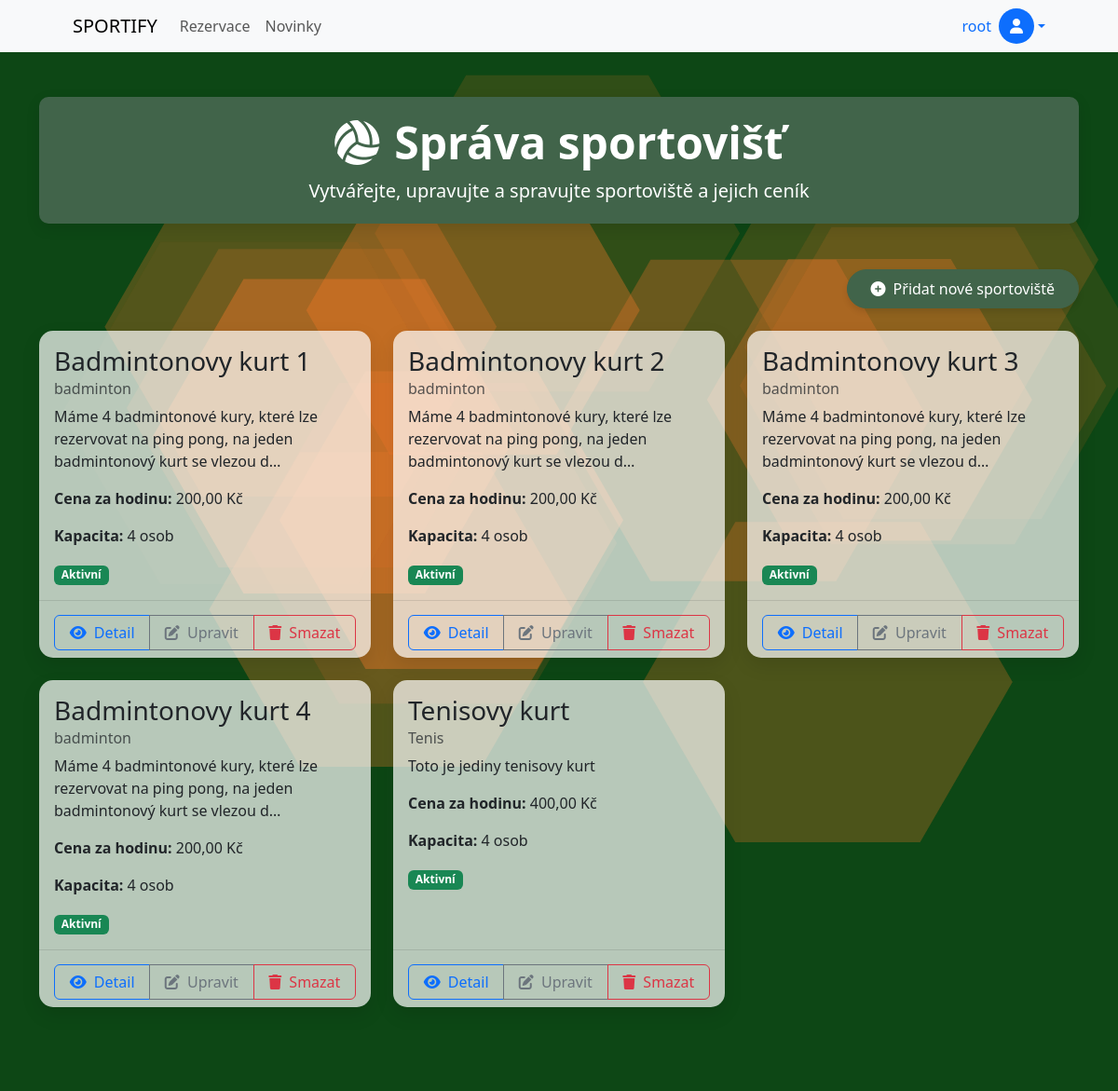
Page /hriste-management/ (signed in) on the committed database.
### rezervace/models.py (models this page shows, shortened)
class Uzivatele(models.Model):
    id = models.AutoField(primary_key=True)
    user = models.OneToOneField(User, on_delete=models.CASCADE, related_name='uzivatele')
    jmeno = models.CharField(max_length=50)
    prijmeni = models.CharField(max_length=50)
    email = models.EmailField(max_length=100, unique=True)
    telefon = models.CharField(max_length=20)
    role = models.CharField(max_length=10, choices=ROLE_CHOICES, default='user')
    datum_reg = models.DateTimeField(default=timezone.now)
    posledni_aktualizace = models.DateTimeField(auto_now=True)
    typ_zakaznika = models.ForeignKey(TypZakaznika, on_delete=models.SET_NULL, null=True, related_name='uzivatele')

class Hriste(models.Model):
    nazev = models.CharField(max_length=100)
    typ = models.CharField(max_length=50)
    popis = models.TextField()
    cena_hodina = models.DecimalField(max_digits=8, decimal_places=2)
    kapacita = models.IntegerField()
    aktivni = models.BooleanField(default=True)

### rezervace/views.py (the view)
# urls.py: path('hriste-management/', views.hriste_management, name='hriste_management'),
@login_required
def hriste_management(request):
    if not is_admin(request.user):
        messages.error(request, "Tato stránka je přístupná pouze pro administrátory.")
        return redirect('profile')
    hriste_list = Hriste.objects.all().order_by('nazev')
    return render(request, 'rezervace/hriste_management.html', {
        'hriste_list': hriste_list
    })

### rezervace/views.py (called while the page is built)
def is_admin(user):
    try:
        return user.is_authenticated and (user.is_staff or user.is_superuser)
    except:
        return False

### templates/rezervace/hriste_management.html (shortened to what this page needs)
{% extends 'base.html' %}
{% load static %}
{% block content %}
<div class="container my-5">
    <div class="row mb-4">
        <div class="col-12">
            <div class="section-header">
                <h1 class="display-5 fw-bold mb-2"><i class="fas fa-volleyball-ball me-3"></i>Správa sportovišť</h1>
                <p class="lead mb-0">Vytvářejte, upravujte a spravujte sportoviště a jejich ceník</p>
            </div>
        </div>
    </div>
    <div class="row mb-4">
        <div class="col-12 text-end">
            <a href="{% url 'hriste_create' %}" class="btn btn-primary">
                <i class="fas fa-plus-circle me-2"></i>Přidat nové sportoviště
            </a>
        </div>
    </div>
    <div class="row">
        {% if hriste_list %}
            {% for hriste in hriste_list %}
                <div class="col-md-4 mb-4">
                    <div class="card facility-card">
                        <div class="card-body">
                            <h3 class="card-title">{{ hriste.nazev }}</h3>
                            <h6 class="card-subtitle mb-2 text-muted">{{ hriste.typ }}</h6>
                            <p class="card-text">{{ hriste.popis|truncatechars:100 }}</p>
                            <p class="card-text"><strong>Cena za hodinu:</strong> {{ hriste.cena_hodina }} Kč</p>
                            <p class="card-text"><strong>Kapacita:</strong> {{ hriste.kapacita }} osob</p>
                            <p class="card-text">
                                <span class="badge {% if hriste.aktivni %}bg-success{% else %}bg-danger{% endif %}">
                                    {{ hriste.aktivni|yesno:"Aktivní,Neaktivní" }}
                                </span>
                            </p>
                        </div>
                        <div class="card-footer">
                            <div class="btn-group w-100" role="group">
                                <a href="{% url 'hriste_detail' hriste.id %}" class="btn btn-outline-primary">
                                    <i class="fas fa-eye me-1"></i> Detail
                                </a>
                                <a href="{% url 'hriste_update' hriste.id %}" class="btn btn-outline-secondary">
                                    <i class="fas fa-edit me-1"></i> Upravit
                                </a>
                                <a href="{% url 'hriste_delete' hriste.id %}" class="btn btn-outline-danger"
                                   onclick="return confirm('Opravdu chcete smazat toto sportoviště?');">
                                    <i class="fas fa-trash me-1"></i> Smazat
                                </a>
                            </div>
                        </div>
                    </div>
                </div>
            {% endfor %}
        {% endif %}
    </div>
</div>
{% endblock %}

### templates/includes/navbar.html (shortened to what this page needs)
<nav class="navbar navbar-expand-lg navbar-light bg-light">
    <div class="container px-5">
        <a class="navbar-brand" href="{% url 'index' %}">SPORTIFY</a>
        <div class="collapse navbar-collapse" id="navbarNav">
            <ul class="navbar-nav me-auto mb-2 mb-lg-0">
                <li class="nav-item">
                    <a class="nav-link" href="{% url 'hriste' %}">Rezervace</a>
                </li>
                <li class="nav-item">
                    <a class="nav-link" href="{% url 'novinky' %}">Novinky</a>
                </li>
            </ul>
            <div class="d-flex align-items-center">
                {% if user.is_authenticated %}
                    <div class="dropdown">
                        <a class="dropdown-toggle d-flex align-items-center text-decoration-none" href="#" id="userDropdown" role="button" data-bs-toggle="dropdown" aria-expanded="false">
                            <span class="me-2">{{ user.uzivatele.jmeno }}</span>
                            <div class="rounded-circle bg-primary text-white d-flex justify-content-center align-items-center" style="width: 38px; height: 38px;">
                                <i class="fas fa-user"></i>
                            </div>
                        </a>
                    </div>
                {% else %}
                    <a href="{% url 'login' %}" class="btn btn-primary"><i class="fas fa-sign-in-alt me-1"></i>Sign in</a>
                {% endif %}
            </div>
        </div>
    </div>
</nav>

### templates/rezervace/hriste_management.html (style rules this page uses)
.card { transition: all 0.3s ease; border: none; border-radius: 15px; background: rgba(255, 255, 255, 0.7); box-shadow: 0 8px 20px rgba(0, 0, 0, 0.1); }
.section-header { background-color: #41644A; color: white; border-radius: 10px; padding: 20px; box-shadow: 0 5px 15px rgba(0, 0, 0, 0.1); margin-bottom: 25px; text-align: center; }
.btn-primary { background-color: #41644A; border-color: #41644A; transition: all 0.3s ease; border-radius: 50px; padding: 8px 25px; font-weight: 500; box-shadow: 0 4px 6px rgba(0, 0, 0, 0.1); }
.facility-card { height: 100%; display: flex; flex-direction: column; }
.facility-card .card-body { flex: 1 0 auto; }
.facility-card .card-footer { background: transparent; border-top: 1px solid rgba(0,0,0,0.1); padding-top: 15px; }

### rows in the picture
Hriste: nazev "Badmintonovy kurt 1", typ "badminton", popis "Máme 4 badmintonové kury, které lze rezervovat na ping pong, na jeden badmintonový kurt se vlezou d…", cena_hodina "200,00", kapacita "4", aktivni "Aktivní"
Hriste: nazev "Badmintonovy kurt 2", typ "badminton", popis "Máme 4 badmintonové kury, které lze rezervovat na ping pong, na jeden badmintonový kurt se vlezou d…", cena_hodina "200,00", kapacita "4", aktivni "Aktivní"
Hriste: nazev "Badmintonovy kurt 3", typ "badminton", popis "Máme 4 badmintonové kury, které lze rezervovat na ping pong, na jeden badmintonový kurt se vlezou d…", cena_hodina "200,00", kapacita "4", aktivni "Aktivní"
Hriste: nazev "Badmintonovy kurt 4", typ "badminton", popis "Máme 4 badmintonové kury, které lze rezervovat na ping pong, na jeden badmintonový kurt se vlezou d…", cena_hodina "200,00", kapacita "4", aktivni "Aktivní"
Hriste: nazev "Tenisovy kurt", typ "Tenis", popis "Toto je jediny tenisovy kurt", cena_hodina "400,00", kapacita "4", aktivni "Aktivní"

### other values in the picture
{{ user.uzivatele.jmeno }} "root"
